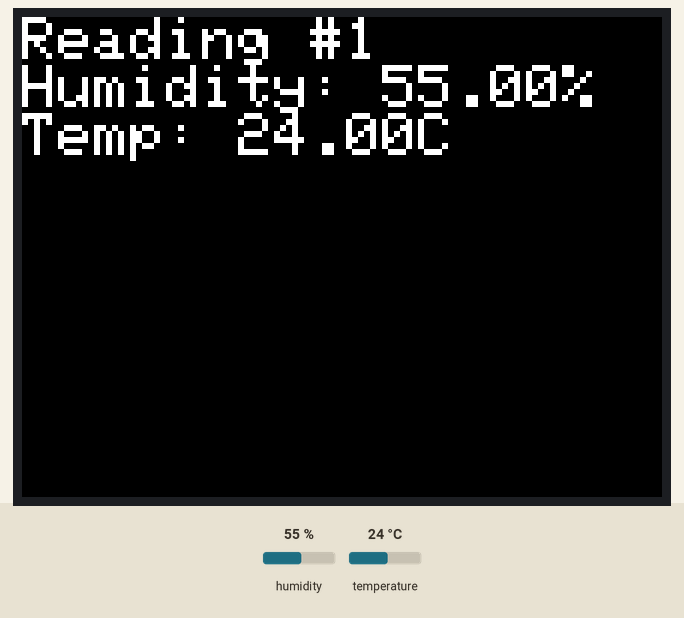
Simulated run of this sketch. Board: ESP32. On the bench: 320×240 colour display. The inputs (shaded band) are chosen by the test bench; at power-on: humidity 55 %, temperature 24 °C. What the sketch prints to the serial monitor is not drawn.

Above: at 2.8 s.
2.9 s: humidity set to 22 %
At 5.7 s:
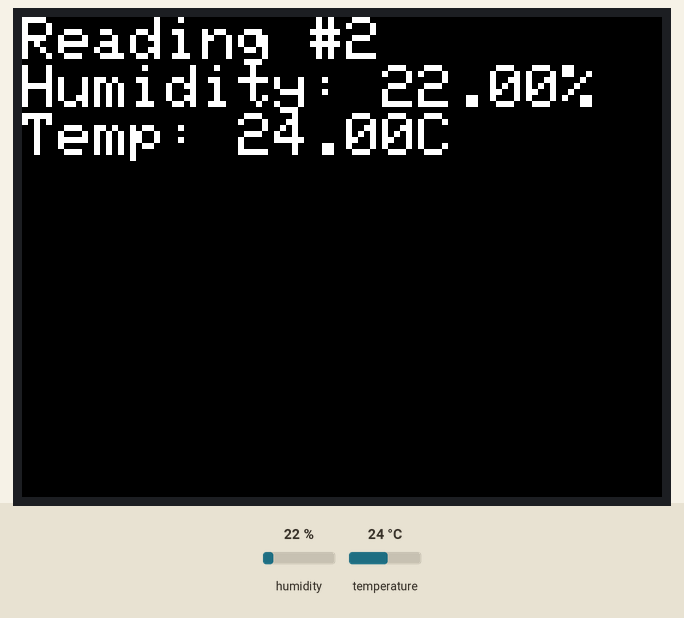
7.9 s: temperature set to 12 °C
At 9.5 s:
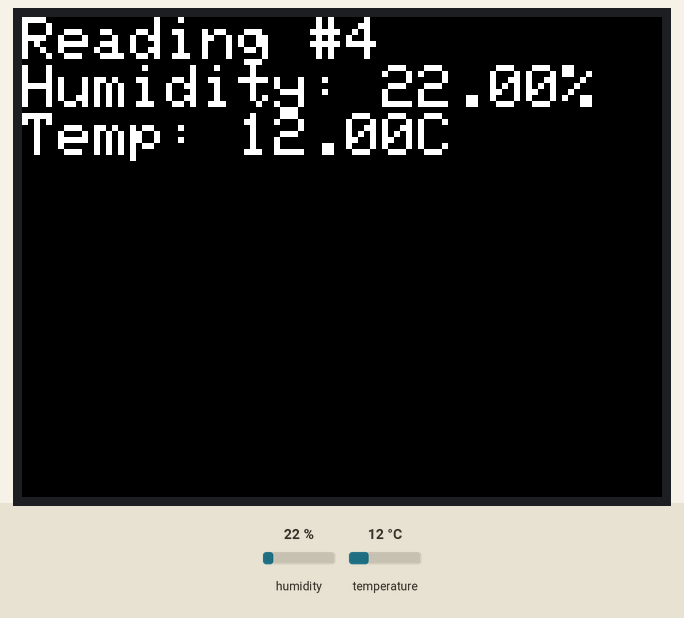
12.2 s: humidity set to 40 %
At 13.3 s:
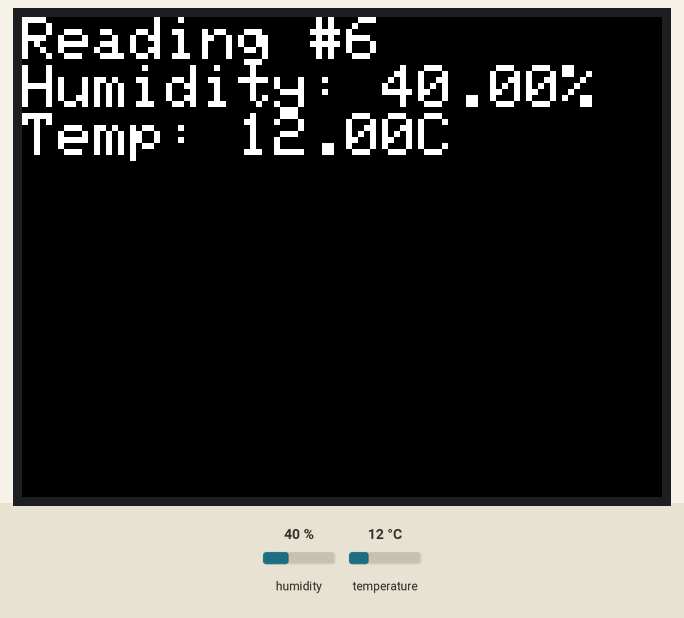
16.4 s: temperature set to 19 °C
At 18.3 s:
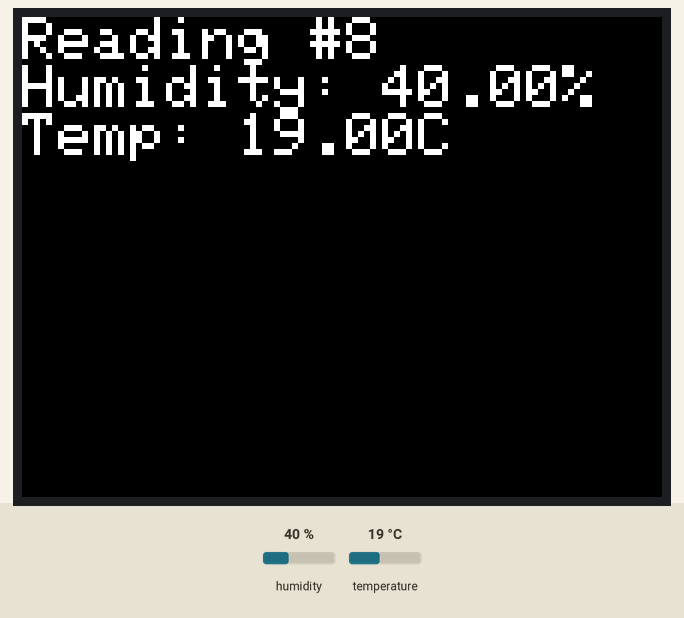
Timing chart, 0 to 19.8 s (numbered marks = the images above; inputs shaded):
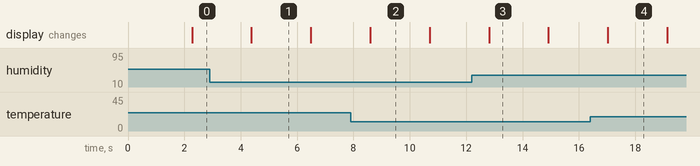

The sketch:

lab_5_2.ino
```cpp
#include <M5Unified.h>
#include "DHT.h"
// ===== SENSOR CONFIGURATION =====
// DHTPIN: The GPIO pin that the sensor's DATA line is connected to
// DHTTYPE: The sensor model (DHT22 is more accurate; DHT11 is cheaper)
#define DHTPIN 21
#define DHTTYPE DHT22
// ===== GLOBAL VARIABLES =====
// Create a DHT object to communicate with the sensor
DHT dht(DHTPIN, DHTTYPE);
// Track how many successful readings we've had
int reading_count = 0;
void setup() {
  // Initialize M5Stack display, buttons, and speaker
  M5.begin();
  // Set LCD display preferences
  M5.Display.setTextSize(3);  // Medium text size
  M5.Display.println("Lab 5 - DHT Sensor");
  // Initialize serial communication for debugging
  Serial.begin(115200);
  Serial.println("Lab 5 - DHT Sensor");
  // Initialize the DHT sensor
  dht.begin();
  Serial.println("DHT sensor initialized. Waiting for first reading...");
}
void loop() {
  // ===== STEP 1: WAIT FOR SENSOR STABILITY =====
  // Don't read too frequently—the sensor needs time to settle
  delay(2000);
  // ===== STEP 2: READ SENSOR VALUES =====
  // readHumidity() returns humidity as a floating-point percentage (e.g.,45.5)
float humid = dht.readHumidity();
// readTemperature() returns temperature in Celsius by default
float tempC = dht.readTemperature();
// readTemperature(true) returns temperature in Fahrenheit
float tempF = dht.readTemperature(true);
// ===== STEP 3: ERROR CHECKING =====
// If the sensor read failed, it returns NaN (Not a Number)
// isnan() checks if a value is NaN
// We should NEVER display NaN to the user—it's meaningless
if (isnan(humid) || isnan(tempC) || isnan(tempF)) {
  Serial.println("ERROR: Sensor read failed! Skipping this reading.");
  return;  // Skip the rest of this loop iteration
}
// ===== STEP 4: PROCESS DATA =====
// Count how many successful readings we've had
reading_count++;
// ===== STEP 5: DISPLAY ON SERIAL MONITOR =====
// Serial.printf() is like printf() in C—it formats text with placeholders
// %03d = integer with leading zeros (e.g., 001, 042, 100)
// %.2f = floating-point number with 2 decimal places (e.g., 23.47)
// %% = a single percent sign (%)
Serial.printf("%03d | ", reading_count);

Serial.printf("Humidity: %.2f%% | ", humid);
Serial.printf("Temp: %.2fC / %.2fF\n", tempC, tempF);
// ===== STEP 6: DISPLAY ON LCD =====
update_LCD(reading_count, humid, tempC, tempF);
}
void update_LCD(int count, float humidity, float celsius, float fahrenheit) {
  // Clear the LCD before displaying new data
  M5.Display.clear();
  M5.Display.setCursor(0, 0);
  // Display the reading number
  M5.Display.print("Reading #");
  M5.Display.println(count);
  // Display humidity with formatting
  M5.Display.printf("Humidity: %.2f%%\n", humidity);
  // Display temperature in Celsius
  M5.Display.printf("Temp: %.2fC\n", celsius);
}
```

Measured:
- what the display in image 1 shows lasts 2.1 s, from 4.4 s to 6.5 s
